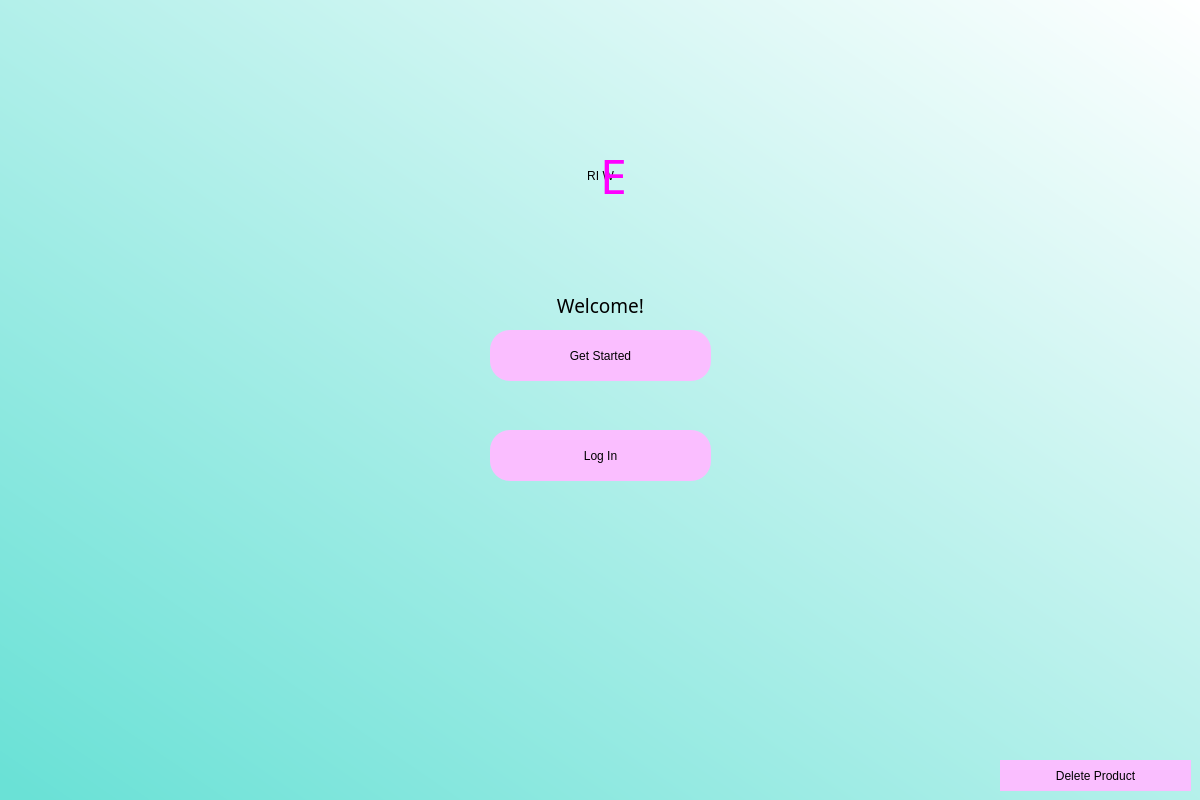
<?xml version="1.0" encoding="UTF-8"?>
<ui version="4.0">
 <class>Firstpage</class>
 <widget class="QDialog" name="Firstpage">
  <property name="geometry">
   <rect>
    <x>0</x>
    <y>0</y>
    <width>1200</width>
    <height>800</height>
   </rect>
  </property>
  <property name="windowTitle">
   <string>Dialog</string>
  </property>
  <widget class="QWidget" name="widgetfirstpage" native="true">
   <property name="geometry">
    <rect>
     <x>0</x>
     <y>0</y>
     <width>1200</width>
     <height>800</height>
    </rect>
   </property>
   <property name="styleSheet">
    <string notr="true">QWidget#widgetfirstpage{
background-color:qlineargradient(spread:pad, x1:0, y1:0.972182, x2:1, y2:0, stop:0 rgba(106, 225, 214, 255), stop:1 rgba(255, 255, 255, 255));}</string>
   </property>
   <widget class="QLabel" name="label">
    <property name="geometry">
     <rect>
      <x>540</x>
      <y>140</y>
      <width>121</width>
      <height>71</height>
     </rect>
    </property>
    <property name="styleSheet">
     <string notr="true">font: 36pt &quot;OCR A Extended&quot;;</string>
    </property>
    <property name="text">
     <string>RI W</string>
    </property>
    <property name="alignment">
     <set>Qt::AlignCenter</set>
    </property>
   </widget>
   <widget class="QLabel" name="label_2">
    <property name="geometry">
     <rect>
      <x>600</x>
      <y>140</y>
      <width>31</width>
      <height>71</height>
     </rect>
    </property>
    <property name="font">
     <font>
      <family>OCR A Extended</family>
      <pointsize>36</pointsize>
      <weight>50</weight>
      <italic>false</italic>
      <bold>false</bold>
     </font>
    </property>
    <property name="styleSheet">
     <string notr="true">font: 36pt &quot;OCR A Extended&quot;;
color:#ff00ff;
</string>
    </property>
    <property name="text">
     <string>E</string>
    </property>
   </widget>
   <widget class="QPushButton" name="setup">
    <property name="geometry">
     <rect>
      <x>490</x>
      <y>330</y>
      <width>221</width>
      <height>51</height>
     </rect>
    </property>
    <property name="styleSheet">
     <string notr="true">border-radius:20;
background-color: #fabeff;
font: 18pt &quot;OCR A Extended&quot;;</string>
    </property>
    <property name="text">
     <string>Get Started</string>
    </property>
   </widget>
   <widget class="QPushButton" name="gotologinpage">
    <property name="geometry">
     <rect>
      <x>490</x>
      <y>430</y>
      <width>221</width>
      <height>51</height>
     </rect>
    </property>
    <property name="styleSheet">
     <string notr="true">border-radius:20;
background-color: #fabeff;
font: 18pt &quot;OCR A Extended&quot;;</string>
    </property>
    <property name="text">
     <string>Log In</string>
    </property>
   </widget>
   <widget class="QLabel" name="label_3">
    <property name="geometry">
     <rect>
      <x>490</x>
      <y>270</y>
      <width>221</width>
      <height>71</height>
     </rect>
    </property>
    <property name="font">
     <font>
      <family>OCR A Extended</family>
      <pointsize>14</pointsize>
      <weight>50</weight>
      <italic>false</italic>
      <bold>false</bold>
     </font>
    </property>
    <property name="styleSheet">
     <string notr="true">font: 14pt &quot;OCR A Extended&quot;;</string>
    </property>
    <property name="text">
     <string>Welcome!</string>
    </property>
    <property name="alignment">
     <set>Qt::AlignCenter</set>
    </property>
   </widget>
   <widget class="QPushButton" name="deletebutton">
    <property name="geometry">
     <rect>
      <x>1000</x>
      <y>760</y>
      <width>191</width>
      <height>31</height>
     </rect>
    </property>
    <property name="styleSheet">
     <string notr="true">border-radius:20;
background-color: #fabeff;
font: 14pt &quot;OCR A Extended&quot;;</string>
    </property>
    <property name="text">
     <string>Delete Product</string>
    </property>
   </widget>
  </widget>
 </widget>
 <resources/>
 <connections/>
</ui>
